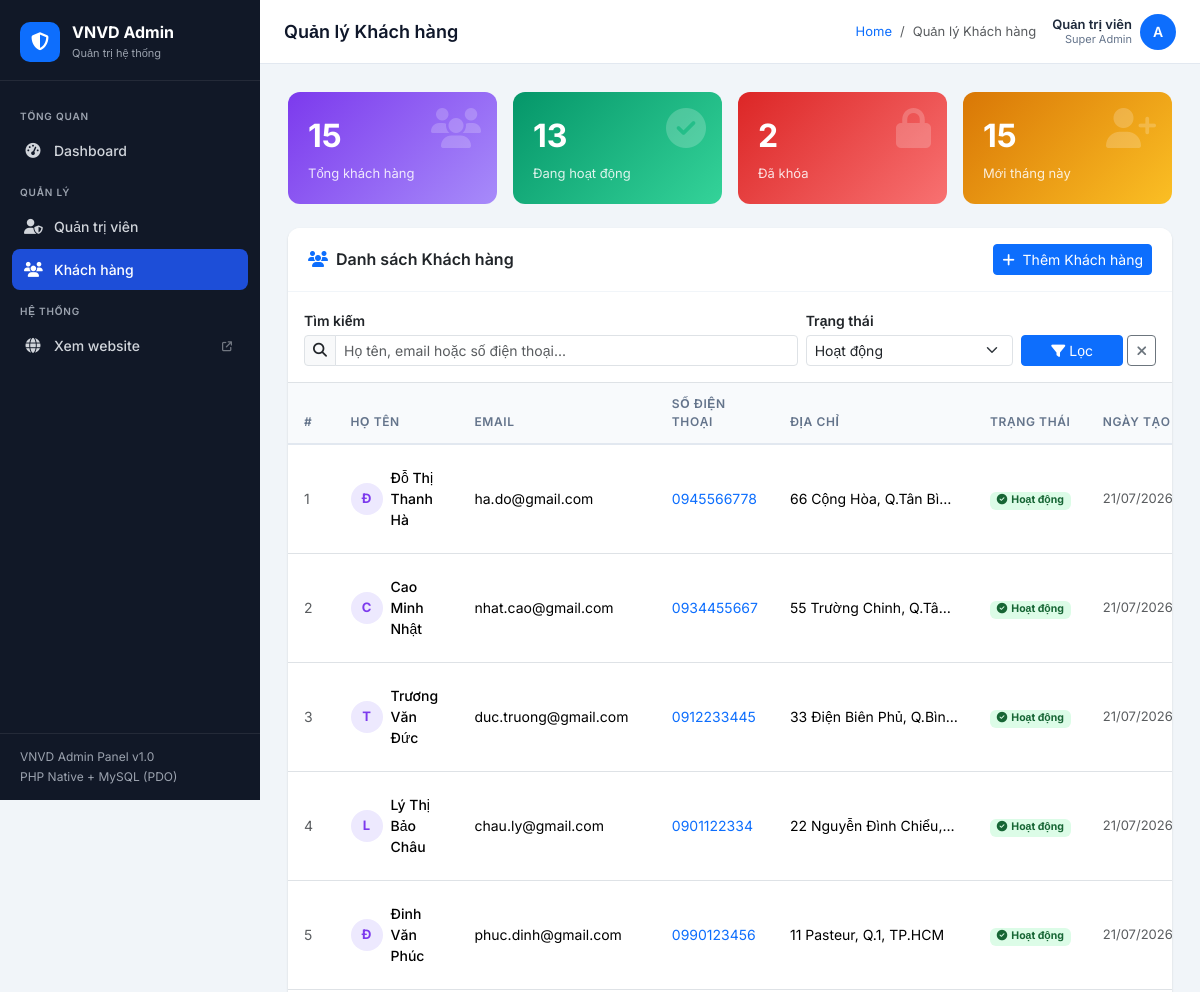
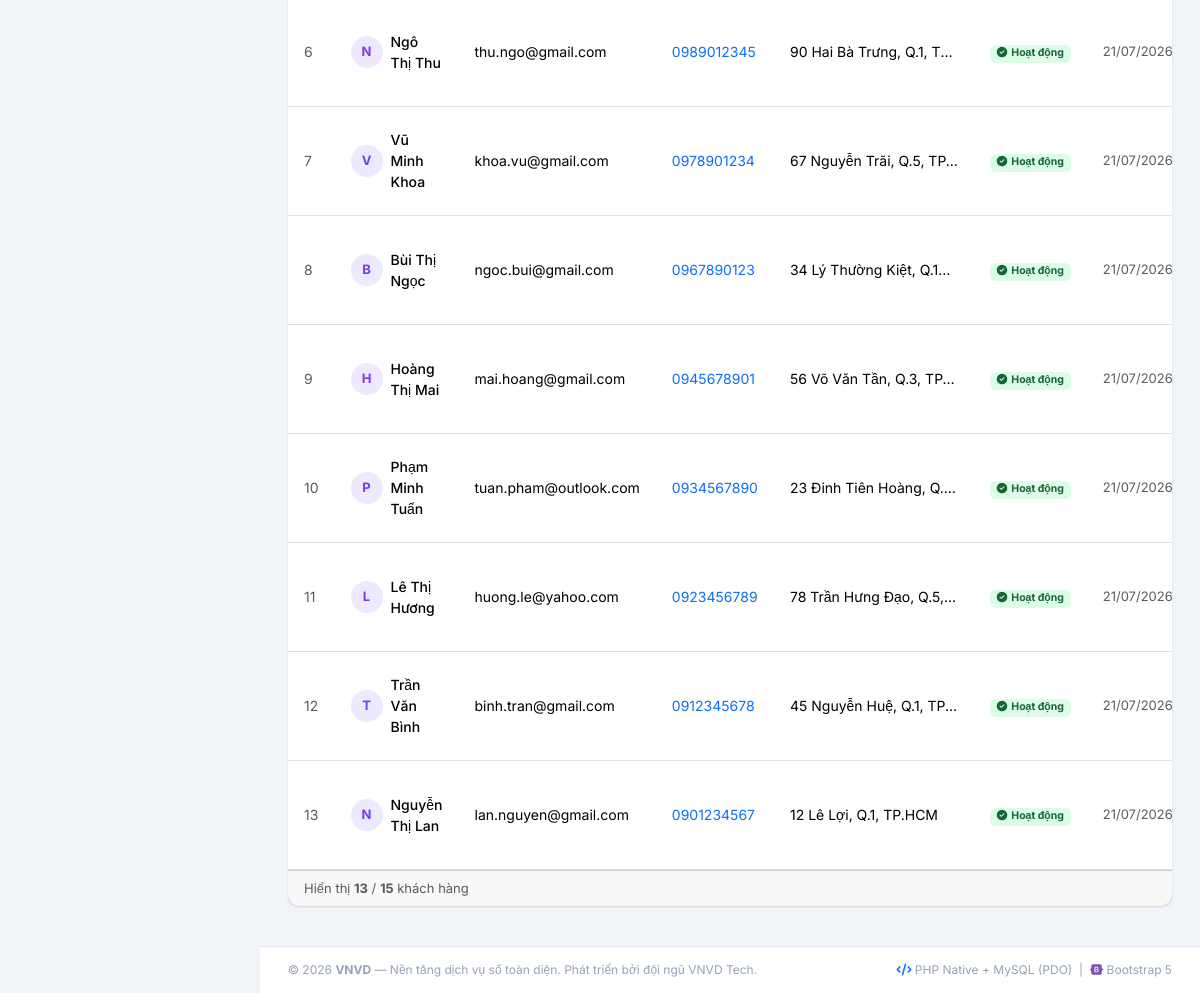
Screenshot of /customers.php?trang_thai=hoat_dong with the database file from the repository (2 pictures, top to bottom).
### tables this page shows
CREATE TABLE IF NOT EXISTS customers (
    id          INT UNSIGNED AUTO_INCREMENT PRIMARY KEY,
    ho_ten      VARCHAR(150)  NOT NULL,
    email       VARCHAR(150)  NOT NULL UNIQUE,
    so_dien_thoai VARCHAR(15) NULL,
    dia_chi     VARCHAR(255)  NULL,
    trang_thai  ENUM('hoat_dong','khoa') NOT NULL DEFAULT 'hoat_dong',
    created_at  DATETIME DEFAULT CURRENT_TIMESTAMP,
    updated_at  DATETIME DEFAULT CURRENT_TIMESTAMP ON UPDATE CURRENT_TIMESTAMP
);

### customers.php (the view, shortened to what this page needs)
<?php
require_once __DIR__ . '/db.php';
$search       = trim($_GET['q']          ?? '');
$filterStatus = $_GET['trang_thai']      ?? '';
$sql    = 'SELECT * FROM customers WHERE 1=1';
$params = [];
if ($filterStatus !== '') {
    $sql .= ' AND trang_thai = :ts';
    $params[':ts'] = $filterStatus;
}
$sql .= ' ORDER BY id DESC';
$stmt = $pdo->prepare($sql);
$stmt->execute($params);
$customers = $stmt->fetchAll();
$total       = $pdo->query('SELECT COUNT(*) FROM customers')->fetchColumn();
$totalActive = $pdo->query("SELECT COUNT(*) FROM customers WHERE trang_thai='hoat_dong'")->fetchColumn();
$totalLocked = $pdo->query("SELECT COUNT(*) FROM customers WHERE trang_thai='khoa'")->fetchColumn();
$thisMonth   = $pdo->query("SELECT COUNT(*) FROM customers WHERE MONTH(created_at)=MONTH(NOW()) AND YEAR(created_at)=YEAR(NOW())")->fetchColumn();
require_once __DIR__ . '/header.php';
?>
<div class="row g-3 mb-4">
    <div class="col-sm-3">
        <div class="stat-card" style="background:linear-gradient(135deg,#7c3aed,#a78bfa)">
            <i class="fa-solid fa-users stat-icon"></i>
            <div class="stat-value"><?= $total ?></div>
            <div class="stat-label">Tổng khách hàng</div>
        </div>
    </div>
    <div class="col-sm-3">
        <div class="stat-card" style="background:linear-gradient(135deg,#059669,#34d399)">
            <i class="fa-solid fa-circle-check stat-icon"></i>
            <div class="stat-value"><?= $totalActive ?></div>
            <div class="stat-label">Đang hoạt động</div>
        </div>
    </div>
    <div class="col-sm-3">
        <div class="stat-card" style="background:linear-gradient(135deg,#dc2626,#f87171)">
            <i class="fa-solid fa-lock stat-icon"></i>
            <div class="stat-value"><?= $totalLocked ?></div>
            <div class="stat-label">Đã khóa</div>
        </div>
    </div>
    <div class="col-sm-3">
        <div class="stat-card" style="background:linear-gradient(135deg,#d97706,#fbbf24)">
            <i class="fa-solid fa-user-plus stat-icon"></i>
            <div class="stat-value"><?= $thisMonth ?></div>
            <div class="stat-label">Mới tháng này</div>
        </div>
    </div>
</div>
<div class="card">
    <div class="card-header d-flex align-items-center justify-content-between flex-wrap gap-2">
        <span><i class="fa-solid fa-users me-2 text-primary"></i>Danh sách Khách hàng</span>
        <button class="btn btn-primary btn-sm" data-bs-toggle="modal" data-bs-target="#modalAdd">
            <i class="fa-solid fa-plus me-1"></i> Thêm Khách hàng
        </button>
    </div>
    <div class="card-body border-bottom pb-3">
        <form method="GET" class="row g-2 align-items-end">
            <div class="col-sm-7">
                <label class="form-label small fw-semibold mb-1">Tìm kiếm</label>
                <div class="input-group input-group-sm">
                    <span class="input-group-text"><i class="fa-solid fa-search"></i></span>
                    <input type="text" name="q" class="form-control"
                           placeholder="Họ tên, email hoặc số điện thoại..."
                           value="<?= htmlspecialchars($search) ?>">
                </div>
            </div>
            <div class="col-sm-3">
                <label class="form-label small fw-semibold mb-1">Trạng thái</label>
                <select name="trang_thai" class="form-select form-select-sm">
                    <option value="hoat_dong" <?= $filterStatus==='hoat_dong'?'selected':'' ?>>Hoạt động</option>
                </select>
            </div>
            <div class="col-sm-2 d-flex gap-1">
                <button type="submit" class="btn btn-primary btn-sm flex-fill">
                    <i class="fa-solid fa-filter me-1"></i>Lọc
                </button>
                <a href="customers.php" class="btn btn-outline-secondary btn-sm" title="Xóa bộ lọc">
                    <i class="fa-solid fa-xmark"></i>
                </a>
            </div>
        </form>
    </div>
    <div class="card-body p-0">
        <div class="table-responsive">
            <table class="table table-hover mb-0">
                <thead>
                    <tr>
                        <th style="width:50px">#</th>
                        <th>Họ tên</th>
                        <th>Email</th>
                        <th>Số điện thoại</th>
                        <th>Địa chỉ</th>
                        <th>Trạng thái</th>
                        <th>Ngày tạo</th>
                    </tr>
                </thead>
                <tbody>
                <?php if (empty($customers)): ?>
                    <tr>
                        <td colspan="8" class="text-center py-4 text-muted">
                            <i class="fa-solid fa-inbox fa-2x mb-2 d-block"></i>
                            Không tìm thấy khách hàng nào.
                        </td>
                    </tr>
                <?php else: ?>
                    <?php foreach ($customers as $i => $c): ?>
                    <tr>
                        <td class="text-muted"><?= $i + 1 ?></td>
                        <td>
                            <div class="d-flex align-items-center gap-2">
                                <div style="width:32px;height:32px;border-radius:50%;background:#ede9fe;
                                            display:flex;align-items:center;justify-content:center;
                                            font-weight:700;color:#7c3aed;font-size:13px;flex-shrink:0">
                                    <?= mb_strtoupper(mb_substr($c['ho_ten'], 0, 1)) ?>
                                </div>
                                <span class="fw-medium"><?= htmlspecialchars($c['ho_ten']) ?></span>
                            </div>
                        </td>
                        <td><?= htmlspecialchars($c['email']) ?></td>
                        <td>
                            <?php if ($c['so_dien_thoai']): ?>
                                <a href="tel:<?= htmlspecialchars($c['so_dien_thoai']) ?>"
                                   class="text-decoration-none">
                                    <?= htmlspecialchars($c['so_dien_thoai']) ?>
                                </a>
                            <?php else: ?>
                                <span class="text-muted">—</span>
                            <?php endif; ?>
                        </td>
                        <td style="max-width:200px;overflow:hidden;text-overflow:ellipsis;white-space:nowrap"
                            title="<?= htmlspecialchars($c['dia_chi'] ?? '') ?>">
                            <?= $c['dia_chi'] ? htmlspecialchars($c['dia_chi']) : '<span class="text-muted">—</span>' ?>
                        </td>
                        <td>
                            <?php if ($c['trang_thai'] === 'hoat_dong'): ?>
                                <span class="badge badge-hoat-dong">
                                    <i class="fa-solid fa-circle-check me-1"></i>Hoạt động
                                </span>
                            <?php else: ?>
                                <span class="badge badge-khoa">
                                    <i class="fa-solid fa-lock me-1"></i>Đã khóa
                                </span>
                            <?php endif; ?>
                        </td>
                        <td class="text-muted" style="font-size:13px">
                            <?= date('d/m/Y', strtotime($c['created_at'])) ?>
                        </td>
                    </tr>
                    <?php endforeach; ?>
                <?php endif; ?>
                </tbody>
            </table>
        </div>
    </div>
    <div class="card-footer text-muted" style="font-size:13px">
        Hiển thị <strong><?= count($customers) ?></strong> / <strong><?= $total ?></strong> khách hàng
    </div>
</div>
<?php require_once __DIR__ . '/footer.php'; ?>

### header.php (style rules this page uses)
:root { --vnvd-primary: #0d6efd; --vnvd-dark: #0a1628; --vnvd-sidebar: #111827; --vnvd-sidebar-hover: #1f2937; --vnvd-sidebar-active: #1d4ed8; --vnvd-text-muted: #9ca3af; --sidebar-width: 260px; }
* { box-sizing: border-box; }
body { font-family: 'Inter', sans-serif; background: #f1f5f9; color: #1e293b; margin: 0; }
.card { border: none; border-radius: 12px; box-shadow: 0 1px 3px rgba(0,0,0,.08), 0 1px 2px rgba(0,0,0,.06); }
.card-header { background: #fff; border-bottom: 1px solid #f1f5f9; border-radius: 12px 12px 0 0 !important; padding: 16px 20px; font-weight: 600; }
.stat-card { border-radius: 12px; padding: 20px; color: #fff; position: relative; overflow: hidden; }
.stat-card .stat-icon { position: absolute; right: 16px; top: 16px; font-size: 40px; opacity: .2; }
.stat-card .stat-value { font-size: 32px; font-weight: 700; }
.stat-card .stat-label { font-size: 13px; opacity: .85; margin-top: 4px; }
.table thead th { background: #f8fafc; font-size: 12px; font-weight: 600; text-transform: uppercase; letter-spacing: .05em; color: #64748b; border-bottom: 2px solid #e2e8f0; padding: 12px 16px; }
.table tbody td { padding: 12px 16px; vertical-align: middle; font-size: 14px; }
.badge-hoat-dong { background: #dcfce7; color: #166534; }

### rows the page displays
customers: ho_ten "Đ", ho_ten "Đỗ Thị Thanh Hà", email "ha.do@gmail.com", so_dien_thoai "0945566778", dia_chi "66 Cộng Hòa, Q.Tân Bì…", trang_thai "hoat_dong" (drawn), created_at "21/07/2026"
customers: ho_ten "C", ho_ten "Cao Minh Nhật", email "nhat.cao@gmail.com", so_dien_thoai "0934455667", dia_chi "55 Trường Chinh, Q.Tâ…", trang_thai "hoat_dong" (drawn), created_at "21/07/2026"
customers: ho_ten "T", ho_ten "Trương Văn Đức", email "duc.truong@gmail.com", so_dien_thoai "0912233445", dia_chi "33 Điện Biên Phủ, Q.Bìn…", trang_thai "hoat_dong" (drawn), created_at "21/07/2026"
customers: ho_ten "L", ho_ten "Lý Thị Bảo Châu", email "chau.ly@gmail.com", so_dien_thoai "0901122334", dia_chi "22 Nguyễn Đình Chiểu,…", trang_thai "hoat_dong" (drawn), created_at "21/07/2026"
customers: ho_ten "Đ", ho_ten "Đinh Văn Phúc", email "phuc.dinh@gmail.com", so_dien_thoai "0990123456", dia_chi "11 Pasteur, Q.1, TP.HCM", trang_thai "hoat_dong" (drawn), created_at "21/07/2026"
customers: ho_ten "N", ho_ten "Ngô Thị Thu", email "thu.ngo@gmail.com", so_dien_thoai "0989012345", dia_chi "90 Hai Bà Trưng, Q.1, T…", trang_thai "hoat_dong" (drawn), created_at "21/07/2026"
customers: ho_ten "V", ho_ten "Vũ Minh Khoa", email "khoa.vu@gmail.com", so_dien_thoai "0978901234", dia_chi "67 Nguyễn Trãi, Q.5, T…", trang_thai "hoat_dong" (drawn), created_at "21/07/2026"
customers: ho_ten "B", ho_ten "Bùi Thị Ngọc", email "ngoc.bui@gmail.com", so_dien_thoai "0967890123", dia_chi "34 Lý Thường Kiệt, Q.1…", trang_thai "hoat_dong" (drawn), created_at "21/07/2026"
customers: ho_ten "H", ho_ten "Hoàng Thị Mai", email "mai.hoang@gmail.com", so_dien_thoai "0945678901", dia_chi "56 Võ Văn Tần, Q.3, TP…", trang_thai "hoat_dong" (drawn), created_at "21/07/2026"
customers: ho_ten "P", ho_ten "Phạm Minh Tuấn", email "tuan.pham@outlook.com", so_dien_thoai "0934567890", dia_chi "23 Đinh Tiên Hoàng, Q.…", trang_thai "hoat_dong" (drawn), created_at "21/07/2026"
customers: ho_ten "L", ho_ten "Lê Thị Hương", email "huong.le@yahoo.com", so_dien_thoai "0923456789", dia_chi "78 Trần Hưng Đạo, Q.5,…", trang_thai "hoat_dong" (drawn), created_at "21/07/2026"
customers: ho_ten "T", ho_ten "Trần Văn Bình", email "binh.tran@gmail.com", so_dien_thoai "0912345678", dia_chi "45 Nguyễn Huệ, Q.1, TP…", trang_thai "hoat_dong" (drawn), created_at "21/07/2026"
customers: ho_ten "N", ho_ten "Nguyễn Thị Lan", email "lan.nguyen@gmail.com", so_dien_thoai "0901234567", dia_chi "12 Lê Lợi, Q.1, TP.HCM", trang_thai "hoat_dong" (drawn), created_at "21/07/2026"

### other values shown
$pageTitle "Quản lý Khách hàng"
$total "15"
$totalActive "13"
$totalLocked "2"
$thisMonth "15"
count($customers) "13"
